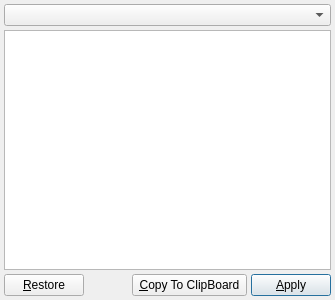
<?xml version="1.0" encoding="UTF-8"?>
<ui version="4.0">
 <class>GLSLEditor</class>
 <widget class="QWidget" name="GLSLEditor">
  <property name="geometry">
   <rect>
    <x>0</x>
    <y>0</y>
    <width>335</width>
    <height>300</height>
   </rect>
  </property>
  <property name="windowTitle">
   <string>GLSL-Editor</string>
  </property>
  <layout class="QGridLayout" name="gridLayout">
   <property name="margin">
    <number>4</number>
   </property>
   <property name="spacing">
    <number>4</number>
   </property>
   <item row="0" column="0" colspan="4">
    <widget class="QComboBox" name="shaderComboBox"/>
   </item>
   <item row="1" column="0" colspan="4">
    <widget class="GLSLTextEdit" name="glslTextEdit"/>
   </item>
   <item row="2" column="0">
    <widget class="QPushButton" name="restorePushButton">
     <property name="text">
      <string>&amp;Restore</string>
     </property>
    </widget>
   </item>
   <item row="2" column="1">
    <spacer name="horizontalSpacer">
     <property name="orientation">
      <enum>Qt::Horizontal</enum>
     </property>
     <property name="sizeHint" stdset="0">
      <size>
       <width>41</width>
       <height>20</height>
      </size>
     </property>
    </spacer>
   </item>
   <item row="2" column="2">
    <widget class="QPushButton" name="copyPushButton">
     <property name="text">
      <string> &amp;Copy To ClipBoard </string>
     </property>
    </widget>
   </item>
   <item row="2" column="3">
    <widget class="QPushButton" name="applyPushButton">
     <property name="text">
      <string>&amp;Apply</string>
     </property>
     <property name="default">
      <bool>true</bool>
     </property>
    </widget>
   </item>
  </layout>
 </widget>
 <customwidgets>
  <customwidget>
   <class>GLSLTextEdit</class>
   <extends>QPlainTextEdit</extends>
   <header>gui/glsltextedit.h</header>
  </customwidget>
 </customwidgets>
 <tabstops>
  <tabstop>shaderComboBox</tabstop>
  <tabstop>glslTextEdit</tabstop>
  <tabstop>restorePushButton</tabstop>
  <tabstop>copyPushButton</tabstop>
  <tabstop>applyPushButton</tabstop>
 </tabstops>
 <resources/>
 <connections/>
</ui>
